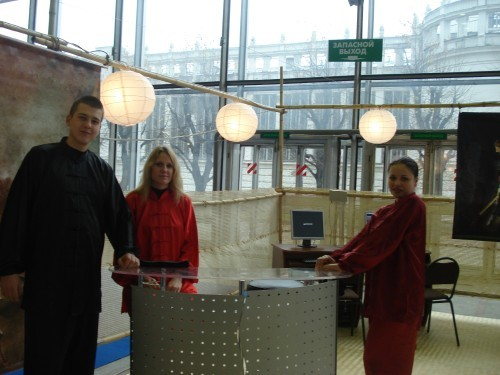
#> input picture images/DSC00856.JPG, 500 x 375 px
$ python remove-smooth-bg.py ../images/DSC00856.JPG out.png
#> lines starting #> are read from the running program, lines starting #| are printed output that depends on the picture; after the words box and inside, x2 and y2 are one past the last pixel; in counts of white or black regions, pixels touching at a corner belong together
from collections import deque
from pathlib import Path
import sys

from PIL import Image, ImageFilter


def color_dist(a, b):
    return sum((int(a[i]) - int(b[i])) ** 2 for i in range(3)) ** 0.5


def main():
    if len(sys.argv) != 3:
        raise SystemExit("usage: remove-smooth-bg.py INPUT OUTPUT")

    src_path = Path(sys.argv[1])
    out_path = Path(sys.argv[2])

    src = Image.open(src_path).convert("RGBA")
    rgb = src.convert("RGB")
#> rgb is the input picture: PIL image 500x375 RGB; mean R, G, B 108.4, 108.5, 101.6
    w, h = rgb.size
#> w = 500; h = 375
    pix = rgb.load()

    bg = bytearray(w * h)
    q = deque()

    def push(x, y):
        i = y * w + x
        if not bg[i]:
            bg[i] = 1
            q.append((x, y))

    for x in range(w):
        push(x, 0)
        push(x, h - 1)
    for y in range(h):
        push(0, y)
        push(w - 1, y)

    # The generated bad cases have a soft smooth backdrop. Flood fill from the
    # border across smooth color changes, but stop at sharp creature edges.
    while q:
        x, y = q.popleft()
        here = pix[x, y]
        for nx, ny in ((x - 1, y), (x + 1, y), (x, y - 1), (x, y + 1)):
            if nx < 0 or ny < 0 or nx >= w or ny >= h:
                continue
            i = ny * w + nx
            if bg[i]:
                continue
            there = pix[nx, ny]
            if color_dist(here, there) <= 14:
                bg[i] = 1
                q.append((nx, ny))
#> this loop made 119267 passes
#> here on passes 1 to 3: (159, 175, 200), (38, 27, 31), (144, 160, 185)

    mask = Image.new("L", (w, h), 0)
#> mask: PIL image 500x375 L; every value is 0
    mask.putdata([255 if v else 0 for v in bg])
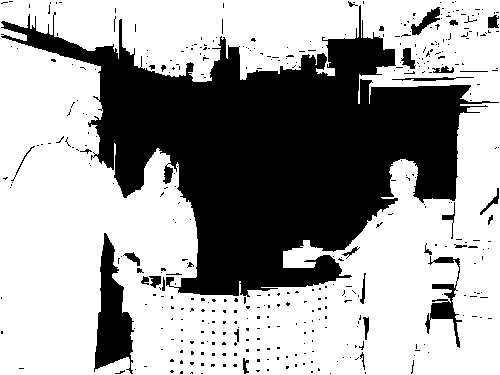
#> mask: PIL image 500x375 L; 63.6% white; 411 black regions (379 under 20 px), largest, box (x1, y1, x2, y2) and area: (1, 5, 499, 297) 60666, (94, 233, 134, 374) 2977, (425, 256, 462, 348) 930
    mask = mask.filter(ImageFilter.MaxFilter(3)).filter(ImageFilter.GaussianBlur(0.8))
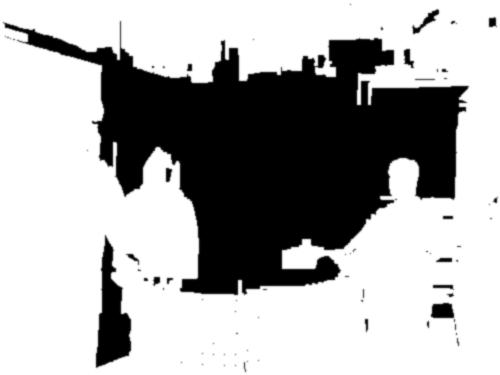
#> mask: PIL image 500x375 L; min 0, max 255, mean 172.3

    alpha = Image.new("L", (w, h), 255)
#> alpha: PIL image 500x375 L; every value is 255
    alpha_data = []
    for old_a, m in zip(src.getchannel("A").getdata(), mask.getdata()):
        alpha_data.append(max(0, min(255, int(old_a) - int(m))))
#> after the loop, alpha_data = 187500 items
    alpha.putdata(alpha_data)
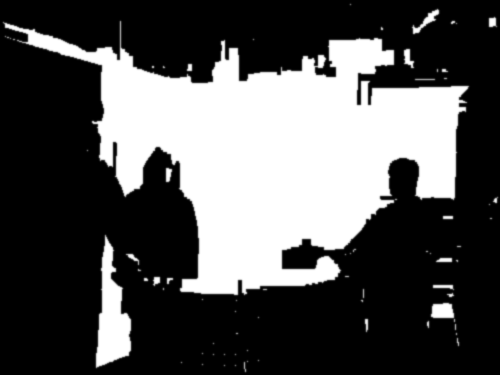
#> alpha: PIL image 500x375 L; min 0, max 255, mean 82.7

    out = src.copy()
    out.putalpha(alpha)
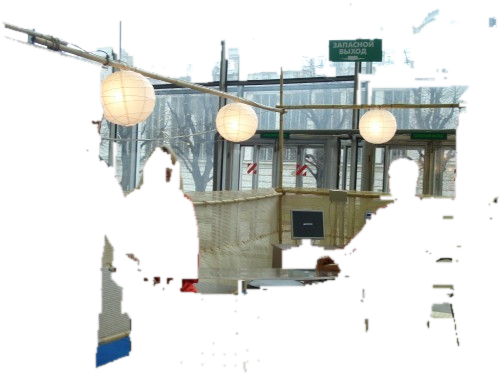
#> out: PIL image 500x375 RGBA; mean R, G, B, A 108.4, 108.5, 101.6, 82.7; transparent parts drawn white
    out.save(out_path)


if __name__ == "__main__":
    main()
